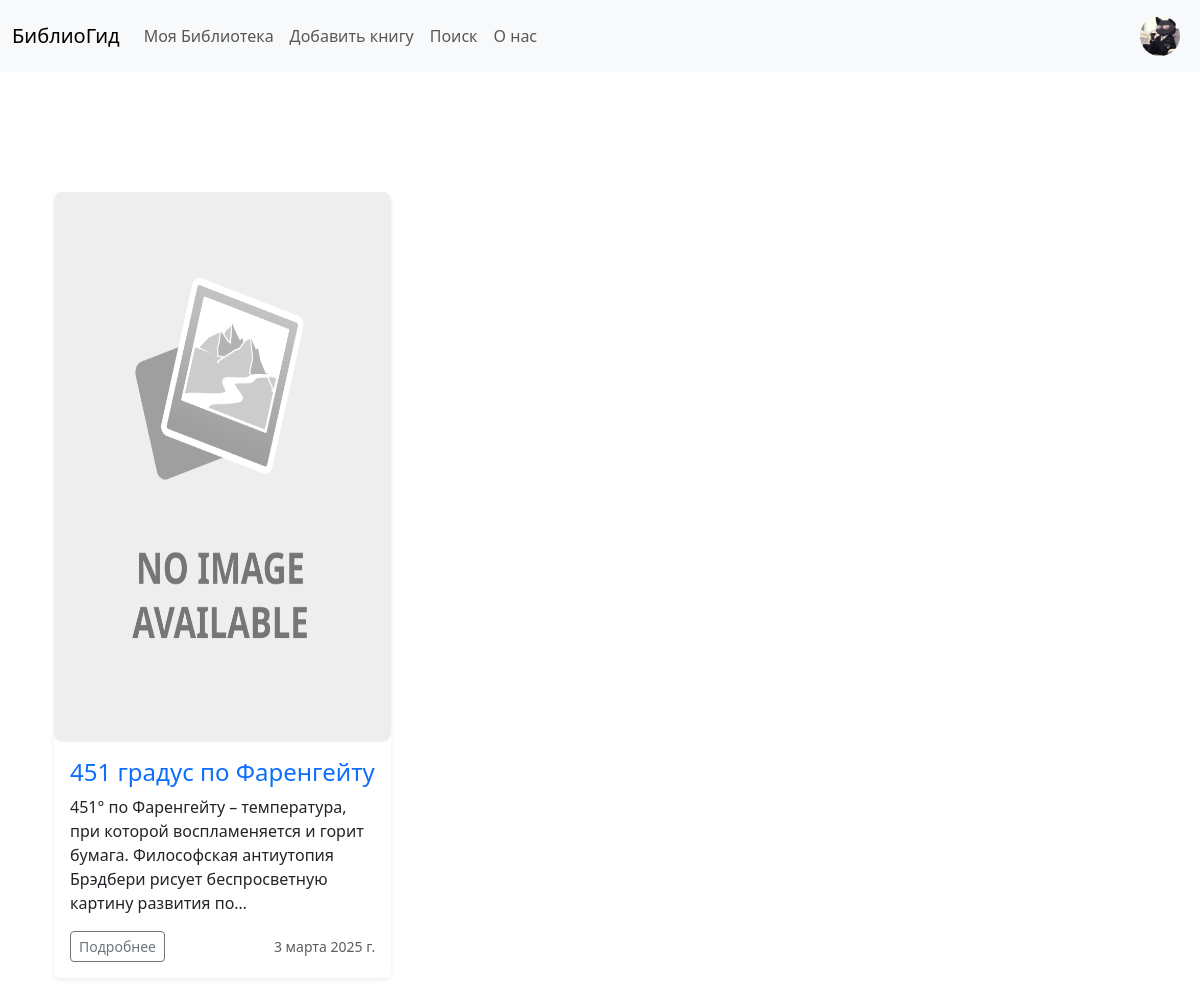
The page /result_category/1 (signed in) on the database its author committed.
### BookInfo/models.py (models this page shows, shortened)
class Profile(models.Model):                #Профиль пользователя
    user = models.OneToOneField(User, on_delete=models.CASCADE)
    birthday = models.DateField(null=True, blank=True)
    profile_picture = models.ImageField(upload_to='upload/Users/', default='upload/Users/avatar_default.png', blank=False, null=True)
    class Meta:
        verbose_name = 'Профиль'
        verbose_name_plural = 'Профили'

class Book(models.Model):                   # книга
    name_book = models.CharField(verbose_name='Название книги', max_length=100)
    author = models.ForeignKey(Author, on_delete=models.CASCADE)
    genre = models.ForeignKey(Genre, on_delete=models.CASCADE)
    description = models.TextField(verbose_name='Описание', blank=False)
    cover = models.ImageField(upload_to='upload/Book/', max_length=100, verbose_name='Обложка книги', unique=False, blank=True, default='/upload/Book/Image-not-found.png')
    date_added = models.DateField(verbose_name='Дата добавления', default=timezone.now, blank=True)
    class Meta:
        verbose_name = 'Книги'
        verbose_name_plural = 'Книги'
        ordering = ['-date_added']

### BookInfo/views.py (the view)
# urls.py: path('result_category/<int:author_id>', SearchAuthor, name='SearchAuthor'),
@login_required
def SearchAuthor(request, author_id):
    author = Book.objects.filter(author=author_id)
    return render(request, 'BookInfo/resultAuthor.html', {'author': author})

### templates/BookInfo/resultAuthor.html (shortened to what this page needs)
{% extends 'BookInfo/base.html' %}
{% block content %}
<div class="d-flex flex-nowrap container-main" id="book-list">
    <div class="container">
        <div class="row row-cols-1 row-cols-sm-2 row-cols-md-3 g-3">
        {% for obj in author %}
        <div class="col col-book-list card-book">
            <div class="card shadow-sm ">
            <img src="{{ obj.cover.url }}" alt="{{ book.name_book }}" class="card-img-top" width="100%" height="355">
            <div class="card-body">
                <h4> <a href="{% url 'bookDetail' obj.id %}"> {{ obj.name_book|truncatechars:26 }} </h4></a>
                <p class="card-text"> {{ obj.description|truncatechars:150 }} </p>
                <div class="d-flex justify-content-between align-items-center">
                    <div class="btn-group">
                        <a href="{% url 'bookDetail' obj.pk %}" type="button" class="btn btn-sm btn-outline-secondary"> Подробнее</a>
                    </div>
                    <small class="text-body-secondary"> {{ obj.date_added }}</small>
                </div>
            </div>
            </div>
        </div>
        {% endfor %}
        </div>
    </div>
</div>
{% endblock %}

### templates/BookInfo/inc/nav.html (shortened to what this page needs)
<nav class="navbar navbar-expand-lg navbar-light bg-light">
  <div class="container-fluid">
    <a class="navbar-brand" href="{% url 'bookList' %}">БиблиоГид</a>
    <div class="collapse navbar-collapse" id="navbarNav">
      <ul class="navbar-nav me-auto mb-2 mb-lg-0">
        {% if request.user.is_authenticated %}
        <li class="nav-item"><a href="{% url 'favorites' %}" class="nav-link">Моя Библиотека</a></li>
        <li class="nav-item"><a href="{% url 'bookAdd' %}" class="nav-link">Добавить книгу</a></li>
        {% endif %}
        <li class="nav-item"><a href="{% url 'search' %}" class="nav-link">Поиск</a></li>
        <li class="nav-item"><a href="{% url 'about' %}" class="nav-link">О нас</a></li>
      </ul>
      <div class="ms-3">
        <ul class="navbar-nav me-auto mb-2 mb-lg-0">
            {% if request.user.is_authenticated %}
            <ul class="navbar-nav ms-auto">
                <li class="nav-item">
                    <a class="nav-link" href="{% url 'profile' %}">
                        <img src="{{ user.profile.profile_picture.url }}" alt="Avatar" class="rounded-circle" width="40" height="40">
                    </a>
                </li>
            </ul>
            {% else %}
          <li class="nav-item"><a href="{% url 'signup' %}" class="nav-link">Регистрация</a></li>
          <li class="nav-item"><a href="{% url 'signin' %}" class="nav-link">Вход</a></li>
          {% endif %}
        </ul>
      </div>
    </div>
  </div>
</nav>

### static/BookInfo/css/style.css (style rules this page uses)
.container-main { margin-top: 100px; margin-bottom: 70px; }
.card { border: none; }
.row-cols-md-3 > * { padding: 20px; }
.rounded-circle { width: 40px; }
.card-img-top { height: 550px; }
a { outline: none; text-decoration: none; }

### rows shown on the page
Book: cover (picture), name_book "451 градус по Фаренгейту", description "451° по Фаренгейту – температура, при которой воспламеняется и горит бумага. Философская антиутопия Брэдбери рисует беспросветную картину развития по…", date_added "3 марта 2025 г."
